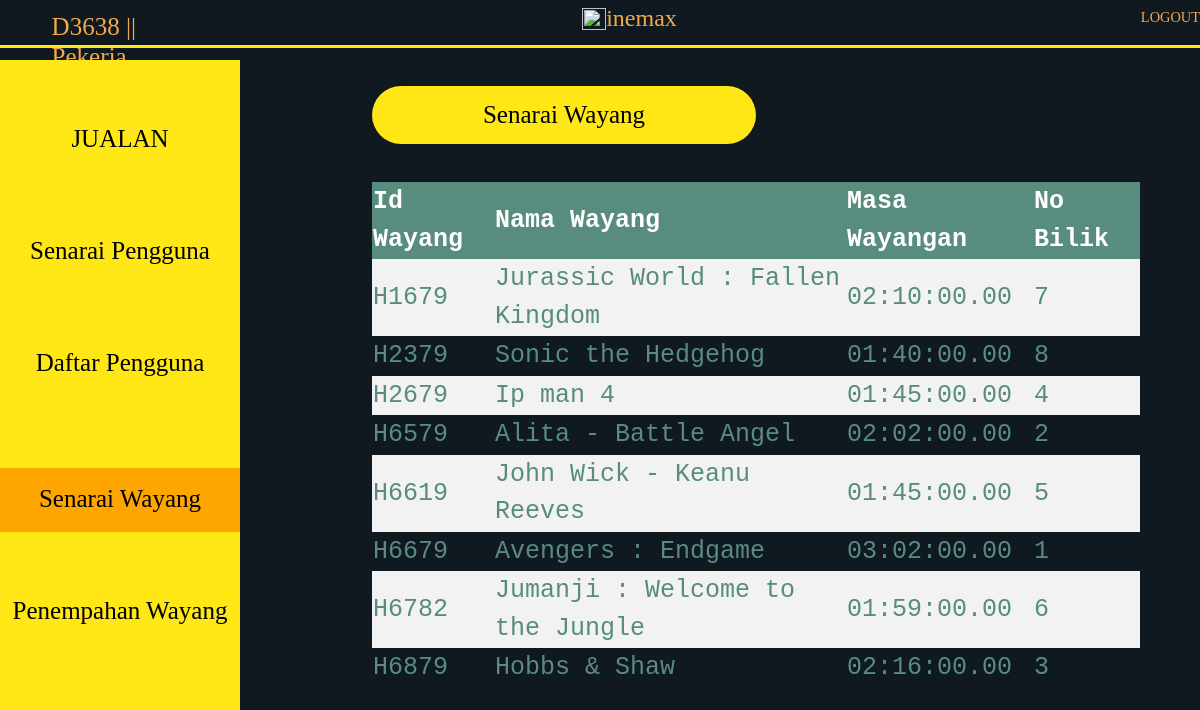
Screenshot of /senaraiWayang.php (signed in) with the database file from the repository.
### tables this page shows
CREATE TABLE `wayang` (
  `idWayang` varchar(25) NOT NULL,
  `namaWayang` varchar(50) NOT NULL,
  `masaWayangan` time(2) NOT NULL,
  `noBilik` int(10) NOT NULL
);

### senaraiWayang.php (the view, shortened to what this page needs)
<!DOCTYPE html>
<html lang="en">
<head>
    <link rel="stylesheet" type="text/css" href="https://stackpath.bootstrapcdn.com/bootstrap/4.4.1/css/bootstrap.min.css">
    <link rel="stylesheet" type="text/css" href="pendaftaran.css">
<body>
<section class="navigation-bar">
    <ul class="navigation">
        <h2><?php
            echo $_SESSION['id'] ." ".  "|| " . $_SESSION['jenis'];
            ?></h2>
        <img src="X.png" alt="" >
        <p>inemax</p>
        <a href="logKeluar.php" class="logout">LOGOUT</a>
    </ul>
    <div class = "sidebar">
        <div class = "items">
            <center>
                <a href="jualan.php">JUALAN</a>
            </center>
        </div>
        <div class = "items">
            <center>
                <a href="senaraiPekerja.php">Senarai Pengguna</a>
            </center>
        </div>
        <div class="items">
            <center>
                <a href="pendaftaranPekerja.php">Daftar Pengguna</a>
            </center>
        </div>
        <div class="active">
            <center>
                <a href="senaraiWayang.php">Senarai Wayang</a>
            </center>
        </div>
        <div class = "items">
            <center>
                <a href="menu.php">Penempahan Wayang</a>
            </center>
        </div>
    </div>
    <div class="main" style="width: 80%;">
        <div class="reg-container">
            <div class="title">
                Senarai Wayang
            </div>
            <div class="Pg">
                <se
            </div>
            <table style="margin-top: 5%">
                <tr>
                    <th>Id Wayang</th>
                    <th>Nama Wayang</th>
                    <th>Masa Wayangan</th>
                    <th>No Bilik</th>
                </tr>
                <?php
                $conn = mysqli_connect("localhost", "root", "", "xinemax");
                $sql = "SELECT * FROM wayang";
                $result = $conn->query($sql);
                if ($result->num_rows > 0) {
                    while($row = $result->fetch_assoc()) {
                        echo "<tr><td>" . $row["idWayang"]. "</td><td>" . $row["namaWayang"] . "</td><td>"
                            . $row["masaWayangan"] . "</td><td>" . $row["noBilik"];
                    }
                    echo "</table >";
                } else { echo "0 results"; }
                ?>
    </div>
</body>
</html>

### pendaftaran.css (style rules this page uses)
body { background-color: #101820FF; padding: 0; width: 100%; height: auto; min-width: 100%; max-height: 100%; max-width: 500px; margin: auto; font-family: "fantasy"; }
.navigation { color: #F2AA4CFF; background-color: #101820FF; font-size: 1.5vw; width: auto; display: flex; height: 4vw; border-bottom: #FEE715FF 0.4ch solid; }
.navigation img { width: 2vw; height: 1.8vw; margin-left : 35%; margin-top: 0.7%; }
.navigation p { font-size: 2vw; }
.navigation h2 { margin-left: 1%; font-size: 25px; margin-top: 1%; }
.logout { text-decoration: none; cursor: pointer; color: #F2AA4CFF; font-size: 1.2vw; float: right; margin-left: 40%; margin-top: 0.6%; }
.sidebar { height: 100%; width: 20%; background-color: #FEE715FF; left: 0%; position: fixed; overflow-x: hidden; top: 7.5%; }
.items { margin-top: 20%; padding-top : 5%; width: 100%; height: 8%; }
.sidebar a { font-family: Bahnschrift; font-size: 25px; color: black; text-decoration: none; }
.active { margin-top: 30%; padding-top : 5%; width: 100%; height: 8%; background-color: ORANGE; }
.main { overflow : visible; margin-left: 15%; height: 100%; color: white; }
.reg-container { margin-left: 20%; height: 100%; color: white; }
.title { text-align: center; color: black; background-color: #fee715ff; border-radius: 40px; padding: 10px 50px; width: 50%; height: auto; font-size: 25px; margin-top: 5%; font-family: Cursive; }
table { margin-top: 5%; border-collapse: collapse; width: 100%; color: #588c7e; font-family: monospace; font-size: 25px; text-align: left; }
th { background-color: #588c7e; color: white; }
tr:nth-child(even) { background-color: #f2f2f2 }

### rows the page displays
wayang: idWayang "H1679", namaWayang "Jurassic World : Fallen Kingdom", masaWayangan "02:10:00.00", noBilik "7"
wayang: idWayang "H2379", namaWayang "Sonic the Hedgehog", masaWayangan "01:40:00.00", noBilik "8"
wayang: idWayang "H2679", namaWayang "Ip man 4", masaWayangan "01:45:00.00", noBilik "4"
wayang: idWayang "H6579", namaWayang "Alita - Battle Angel", masaWayangan "02:02:00.00", noBilik "2"
wayang: idWayang "H6619", namaWayang "John Wick - Keanu Reeves", masaWayangan "01:45:00.00", noBilik "5"
wayang: idWayang "H6679", namaWayang "Avengers : Endgame", masaWayangan "03:02:00.00", noBilik "1"
wayang: idWayang "H6782", namaWayang "Jumanji : Welcome to the Jungle", masaWayangan "01:59:00.00", noBilik "6"
wayang: idWayang "H6879", namaWayang "Hobbs & Shaw", masaWayangan "02:16:00.00", noBilik "3"

### other values shown
$_SESSION['id'] "D3638"
$_SESSION['jenis'] "Pekerja"
